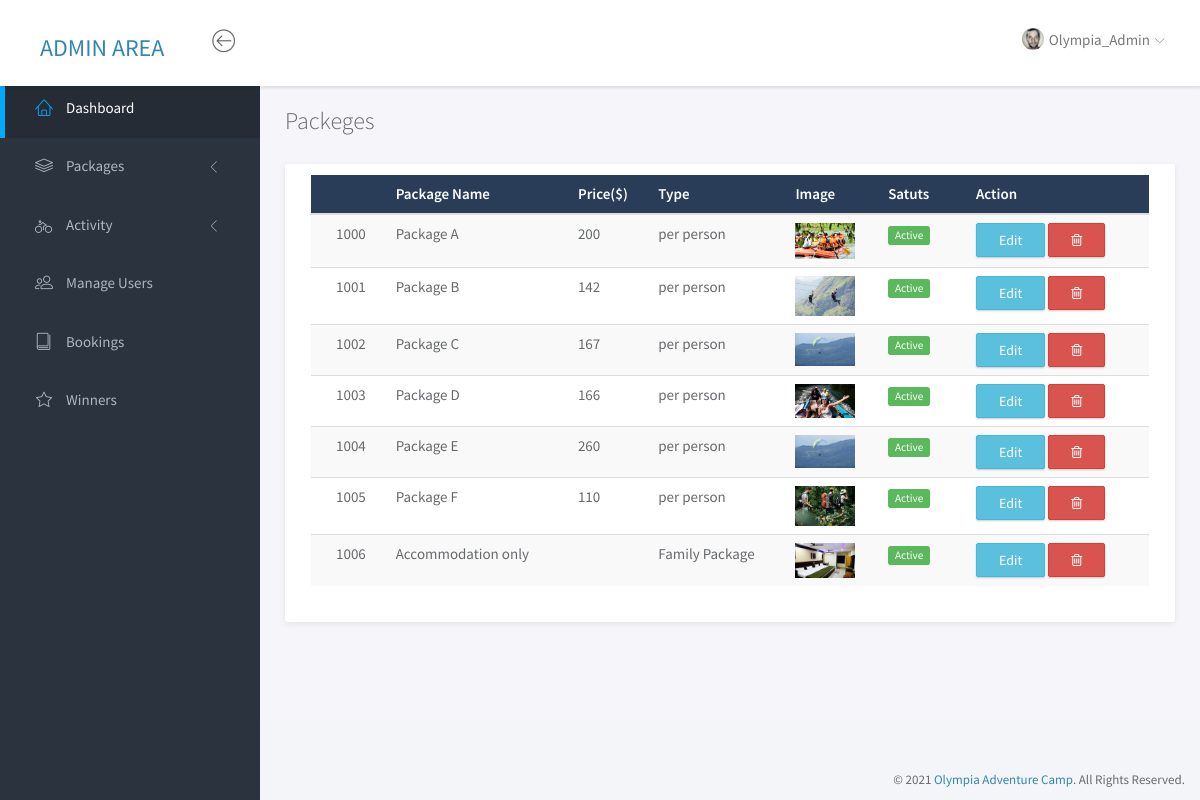
/admin/manage_packages.php (signed in), run on the app's committed database.
### tables this page shows
CREATE TABLE IF NOT EXISTS `packages` (
  `id` int(11) NOT NULL AUTO_INCREMENT,
  `pack_name` varchar(255) DEFAULT NULL,
  `pack_type` varchar(255) DEFAULT NULL,
  `pack_price` varchar(255) DEFAULT NULL,
  `pack_details` varchar(255) DEFAULT NULL,
  `pack_status` varchar(255) DEFAULT NULL,
  `pack_img` varchar(255) DEFAULT NULL,
  PRIMARY KEY (`id`)
);

### admin/manage_packages.php (the view, shortened to what this page needs)
<!doctype html>
<html lang="en">
<?php include_once "inc/connection.php" ?>
<head>
    <?php include "inc/head.php"; ?>
</head>
<body>
    <div id="wrapper">
        <?php include_once "inc/navbar.php" ?>
        <?php include_once "inc/sidebar.php" ?>
        <div class="main">
            <div class="main-content">
                <div class="container-fluid">
                    <h3 class="page-title">Packeges</h3>
                    <div class="panel">
                        <div class="panel-body">
                            <table class="table table-striped">
                                <thead>
                                    <tr>
                                        <th></th>
                                        <th>Package Name</th>
                                        <th>Price($)</th>
                                        <th>Type</th>
                                        <th>Image</th>
                                        <th>Satuts</th>
                                        <th>Action</th>
                                    </tr>
                                </thead>
                                <tbody>
                                    <?php
                                    $sql = "SELECT * FROM packages";
                                    $result = mysqli_query($conn, $sql);
                                    if (mysqli_num_rows($result) > 0) {
                                        while ($row = mysqli_fetch_assoc($result)) {
                                    ?>
                                    <tr>
                                        <td><?php echo $row["id"] ?></td>
                                        <td><?php echo $row["pack_name"] ?></td>
                                        <td><?php echo $row["pack_price"] ?></td>
                                        <td><?php echo $row["pack_type"] ?></td>
                                        <td><img src="<?php echo $row["pack_img"] ?>" width="60" alt=""></td>
                                        <td><?php if ($row["pack_status"] == "active") {
                                                        echo "<span class='label label-success'>Active</span>";
                                                    } else {
                                                        echo "<span class='label label-danger'>Inactive</span>";
                                                    } ?> </td>
                                        <td>
                                            <a href="package_edit.php?pid=<?php echo $row["id"]?>" class="btn btn-info" >Edit</a>
                                            <button type="button" class="btn btn-danger"><i class="fa fa-trash-o"></i></button>
                                        </td>
                                    </tr>
                                    <?php
                                        }
                                    } else {
                                        ?>
                                           <div class="alert alert-danger" role="alert">
                                           No Record Found!
                                        </div>
                                        <?php
                                    }
                                    ?>
                                </tbody>
                            </table>
                        </div>
                    </div>
                </div>
            </div>
        </div>
        <?php include_once "inc/footer.php" ?>
    </div>
</body>
</html>

### admin/inc/head.php (shortened to what this page needs)
<link rel="stylesheet" href="assets/vendor/bootstrap/css/bootstrap.min.css">
<link rel="stylesheet" href="assets/vendor/font-awesome/css/font-awesome.min.css">
<link rel="stylesheet" href="assets/vendor/linearicons/style.css">
<link rel="stylesheet" href="assets/vendor/chartist/css/chartist-custom.css">
<link rel="stylesheet" href="assets/css/main.css">
<link rel="stylesheet" href="assets/css/demo.css">
<link href="https://cdnjs.cloudflare.com/ajax/libs/select2/4.0.6-rc.0/css/select2.min.css" rel="stylesheet" />

### admin/inc/navbar.php (shortened to what this page needs)
<nav class="navbar navbar-default navbar-fixed-top">
    <div class="brand">
        <a href="index.html"><h3>ADMIN AREA</h3></a>
    </div>
    <div class="container-fluid">
        <div class="navbar-btn">
            <button type="button" class="btn-toggle-fullwidth"><i class="lnr lnr-arrow-left-circle"></i></button>
        </div>
        <div id="navbar-menu">
            <ul class="nav navbar-nav navbar-right">
                <li class="dropdown">
                    <a href="#" class="dropdown-toggle" data-toggle="dropdown"><img src="assets/img/user.png"
                            class="img-circle" alt="Avatar"> <span>Olympia_Admin</span> <i
                            class="icon-submenu lnr lnr-chevron-down"></i></a>
                </li>
            </ul>
        </div>
    </div>
</nav>

### admin/inc/sidebar.php (shortened to what this page needs)
<div id="sidebar-nav" class="sidebar">
    <div class="sidebar-scroll">
        <nav>
            <ul class="nav">
                <li><a href="index.php" class="active"><i class="lnr lnr-home"></i> <span>Dashboard</span></a></li>
                <li>
                    <a href="#subPages" data-toggle="collapse" class="collapsed"><i class="lnr lnr-layers"></i>
                        <span>Packages</span> <i class="icon-submenu lnr lnr-chevron-left"></i></a>
                </li>
				<li>
                    <a href="#subPagesActivity" data-toggle="collapse" class="collapsed"><i class="lnr lnr-bicycle"></i>
                        <span>Activity</span> <i class="icon-submenu lnr lnr-chevron-left"></i></a>
                </li>
                <li><a href="users.php" class=""><i class="lnr lnr-users"></i> <span>Manage Users</span></a></li>
                <li><a href="booking.php" class=""><i class="lnr lnr-book"></i> <span>Bookings</span></a></li>
                <li><a href="top_winners.php" class=""><i class="lnr lnr-star"></i> <span>Winners</span></a></li>
            </ul>
        </nav>
    </div>
</div>

### admin/inc/footer.php
<footer>
    <div class="container-fluid">
        <p class="copyright">&copy; 2021 <a href="" target="_blank">Olympia Adventure Camp</a>. All
            Rights Reserved.</p>
    </div>
</footer>

### data on the page
packages: id "1000", pack_name "Package A", pack_price "200", pack_type "per person", pack_img (picture), pack_status "Active"
packages: id "1001", pack_name "Package B", pack_price "142", pack_type "per person", pack_img (picture), pack_status "Active"
packages: id "1002", pack_name "Package C", pack_price "167", pack_type "per person", pack_img (picture), pack_status "Active"
packages: id "1003", pack_name "Package D", pack_price "166", pack_type "per person", pack_img (picture), pack_status "Active"
packages: id "1004", pack_name "Package E", pack_price "260", pack_type "per person", pack_img (picture), pack_status "Active"
packages: id "1005", pack_name "Package F", pack_price "110", pack_type "per person", pack_img (picture), pack_status "Active"
packages: id "1006", pack_name "Accommodation only", pack_type "Family Package", pack_img (picture), pack_status "Active"
